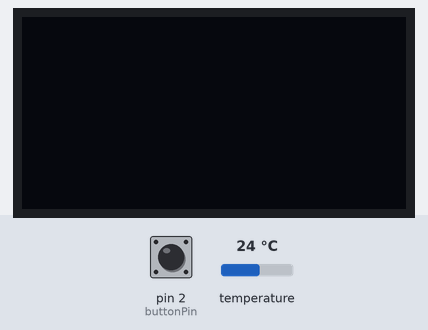
This sketch was run on a simulated Arduino Uno, built with avr-gcc and run on an emulated ATmega328P. On the bench: 128×64 one-colour display. The test bench sets the inputs (shaded band); at power-on: pin 2 (buttonPin) HIGH, temperature 24 °C. Sleep ends after the set time or at an interrupt; the local clock reads 2024-03-15 10:24:30 at power-on unless the sketch sets it; what the sketch prints to the serial monitor is not drawn.

Above: at 5.0 s.
5.1 s: pin 2 (buttonPin) pulled LOW for 0.15 s
At 5.5 s:
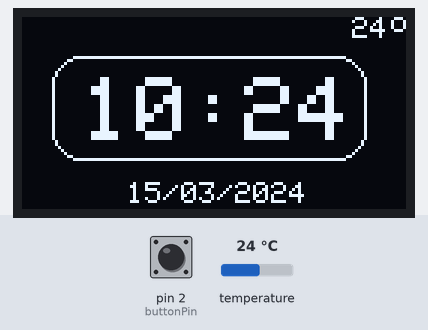
6.7 s: temperature set to 12 °C
At 8.3 s:
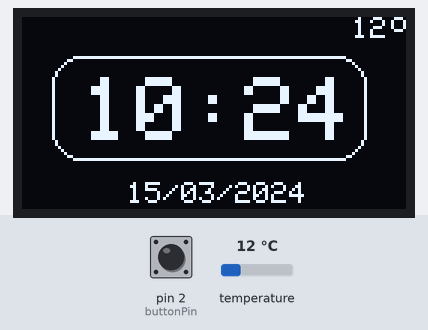
8.7 s: temperature set to 19 °C
10.7 s: temperature set to 28 °C
At 12.7 s:
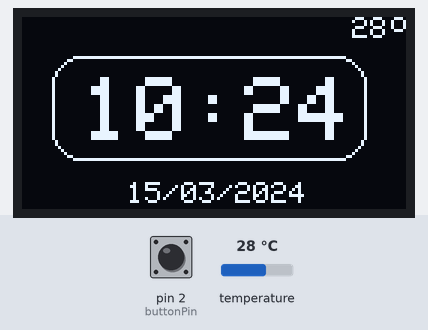
Timing chart, 0 to 14.2 s (numbered marks = the images above; inputs shaded):
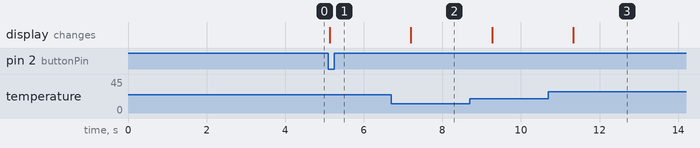

The sketch:

notSoSmartWatch.ino
```cpp
#include <SPI.h>
#include <Wire.h>
#include <Adafruit_GFX.h>
#include <Adafruit_SSD1306.h>
#include <DS3231.h>
#include <avr/sleep.h>
#include <avr/power.h>

#define OLED_RESET 4
Adafruit_SSD1306 display(OLED_RESET);

#define NUMFLAKES 10
#define XPOS 0
#define YPOS 1
#define DELTAY 2

#define LOGO16_GLCD_HEIGHT 16
#define LOGO16_GLCD_WIDTH  16
static const unsigned char PROGMEM logo16_glcd_bmp[] =
{
  B00000000, B11000000,
  B00000001, B11000000,
  B00000001, B11000000,
  B00000011, B11100000,
  B11110011, B11100000,
  B11111110, B11111000,
  B01111110, B11111111,
  B00110011, B10011111,
  B00011111, B11111100,
  B00001101, B01110000,
  B00011011, B10100000,
  B00111111, B11100000,
  B00111111, B11110000,
  B01111100, B11110000,
  B01110000, B01110000,
  B00000000, B00110000 };

#if (SSD1306_LCDHEIGHT != 64)
#error("Height incorrect, please fix Adafruit_SSD1306.h!");
#endif

void interruptEnable();
void sleepNow();
void turnOnLed();

DS3231 clock;
RTCDateTime dt;

const int buttonPin = 2;
boolean buttonState;


void setup()   {
  Serial.begin(9600);
  pinMode(buttonPin, INPUT_PULLUP);
  display.begin(SSD1306_SWITCHCAPVCC, 0x3C);
  clock.begin();
  //clock.setDateTime(__DATE__, __TIME__);
  sleepNow();
}


void loop() {
  if (buttonState){
    for(int i = 0; i <= 10; i++){
      display.clearDisplay();
      dt = clock.getDateTime();
      clock.forceConversion();
      showTime();

      delay(1000);
    }
    buttonState = false;
    sleepNow();
  }
}

void interruptEnable() {
  buttonState = true;

}

void showTime(){
  display.setCursor(110,0);
  display.setTextSize(1);
  display.print(int(clock.readTemperature()));
  display.drawCircle(125, 2.5, 2.5, WHITE);

  display.setTextSize(3);
  display.setTextColor(WHITE);
  display.setCursor(20,20);
  if(dt.hour < 10){
    display.print(0);
    display.print(dt.hour);
  }
  else{
    display.print(dt.hour);
  }
  display.print(":");
  if(dt.minute < 10){
    display.print(0);
    display.print(dt.minute);
  }
  else{
    display.print(dt.minute);
  }
  /*
  display.print(":");
   if(dt.second < 10){
   display.print(0);
   display.print(dt.second);
   }
   else{
   display.print(dt.second);
   }
   */
  display.setTextSize(1);
  display.setCursor(35,55);
  if(dt.day < 10){
    display.print(0);
    display.print(dt.day);
  }
  else{
    display.print(dt.day);
  }
  display.print("/");
  if(dt.month < 10){
    display.print(0);
    display.print(dt.month);
  }
  else{
    display.print(dt.month);
  }
  display.print("/");
  display.print(dt.year);

  display.drawRoundRect(10, 13, 105, 35, 10, WHITE);


  display.display();
  delay(1);
}

void sleepNow() {
  Serial.println("Dormindo... Zzz...");

  display.clearDisplay();
  display.display();
  attachInterrupt(0, interruptEnable, LOW);
  set_sleep_mode(SLEEP_MODE_PWR_DOWN);
  power_adc_disable();
  power_spi_disable();
  power_timer0_disable();
  power_timer2_disable();
  power_twi_disable();
  sleep_bod_disable();
  sleep_mode();
  sleep_disable();
  power_all_enable();
  detachInterrupt(0);
}

//
//
//void DrawText(float tam, int content) {
//  display.setTextSize(tam);
//  display.setTextColor(WHITE);
//  display.setCursor(0,20);
//
//
//  display.println(content);
//
//  display.display();
//  delay(1);
//}
//
```

Measured:
- after the input at 5.1 s, the display: changes at once (image 1)
- after the input at 6.7 s, the display: changes after 0.50 s (image 2)
- after the input at 10.7 s, the display: changes after 0.64 s (image 3)
